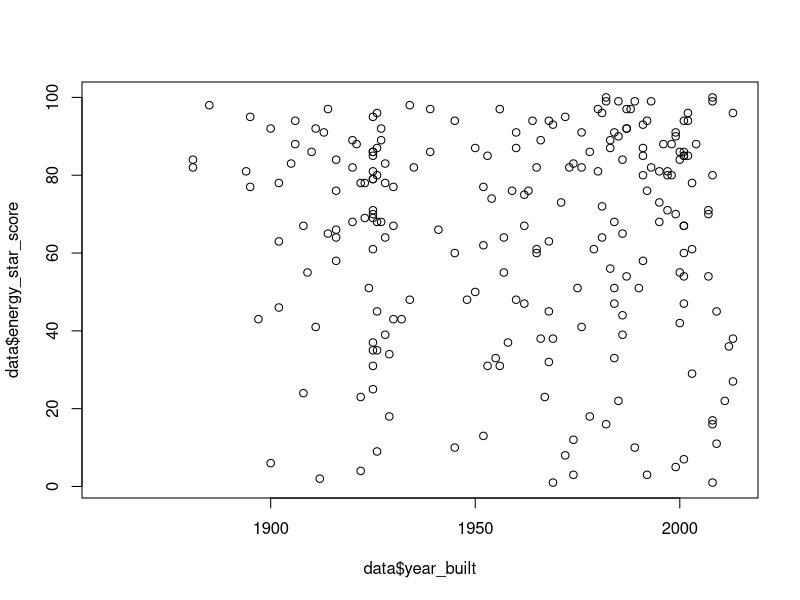
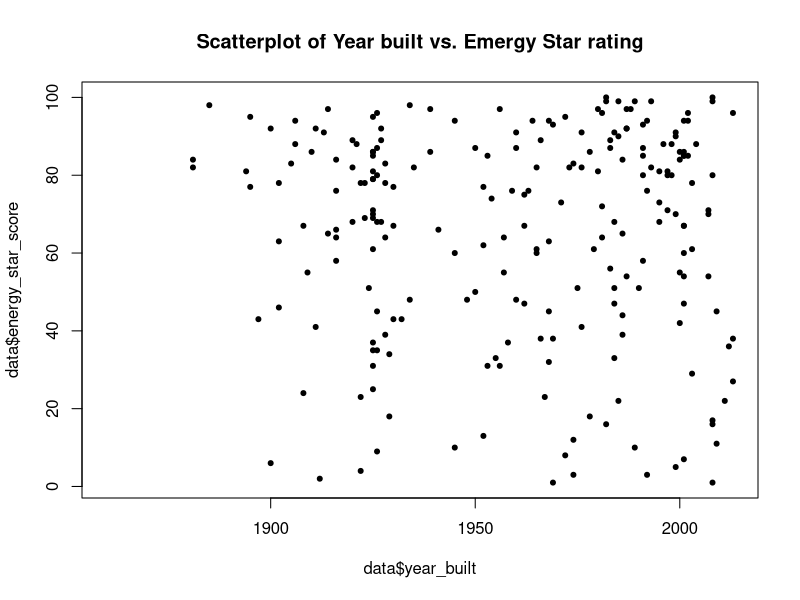

Recreate these plots in R, in order.
## ---- chunk 1
data <- read.csv("../datasets/mpls_energy_benchmarking_2015.csv", header=TRUE, na.strings = c("Not Available", "N/A", "0"))
## ---- chunk 2
summary(data$energy_star_score)
## ---- chunk 3
plot(data$year_built, data$energy_star_score)
## ---- chunk 4
plot(data$year_built, data$energy_star_score, pch=20, main="Scatterplot of Year built vs. Emergy Star rating")
## ---- chunk 5
building_types <- table(data$prop_type)
## ---- chunk 6
data$years_ago <- 2016 - data$year_built
